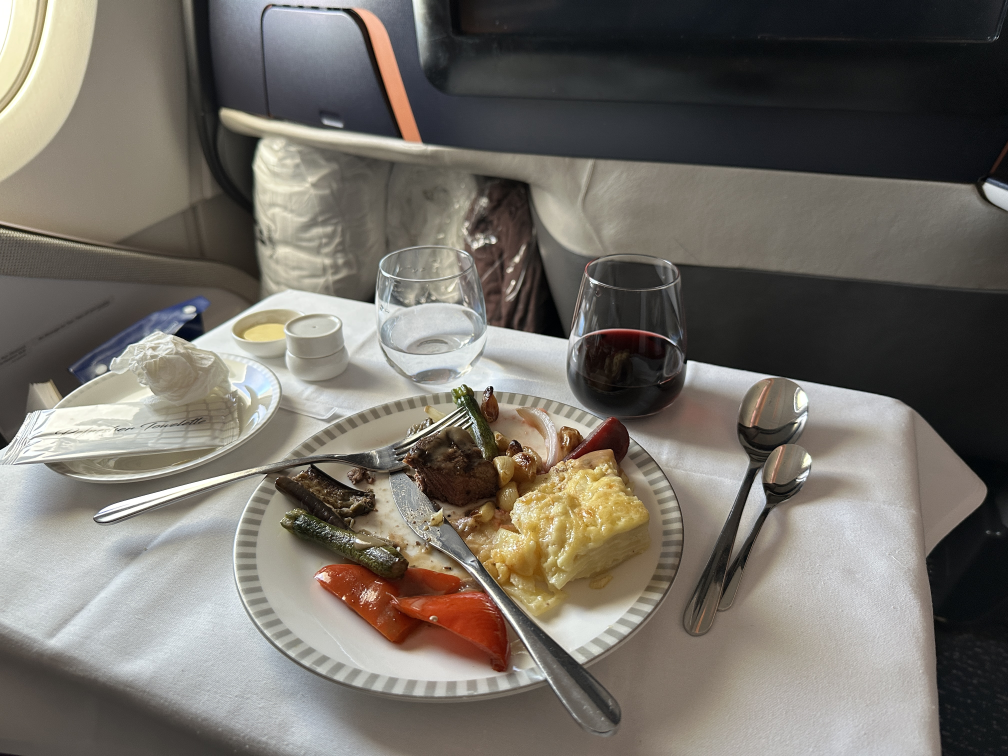
#> input picture data/slides/IMG_3071.JPG, 4032 x 3024 px (shown at 1/4 size); its folder holds 3 pictures in this run
$ python test_up_down_fold_simple.py
#> lines starting #> are read from the running program, lines starting #| are printed output that depends on the picture
### slideshow/transitions/origami_fold_up_down.py
# slideshow/transitions/origami_fold_up_down.py
import math
import numpy as np
import moderngl
from slideshow.transitions.origami_frame_transition import OrigamiFrameTransition
from slideshow.transitions.origami_render import generate_full_screen_mesh_x
from slideshow.transitions.origami_render import generate_full_screen_mesh_y


class UpDownFold(OrigamiFrameTransition):
    """
    Base class for up/down vertical origami-style folds.
    Provides shared rendering methods for Phase 1 (fold) and Phase 2 (unfold).
    """

    def __init__(self, direction="up", **kwargs):
        super().__init__(**kwargs)
        self.direction = direction  # "up" or "down"

    def get_requirements(self):
        return ["moderngl", "pillow", "numpy", "ffmpeg"]

    # ---- Phase 1: fold top/bottom half of from_img forward ----
    # [199 lines left out: functions render_phase1_frames, _phase1_vertex_shader, _phase1_fragment_shader, render_phase2_frames, not called in this run]


    def __repr__(self):
        return f"<UpDownFold direction={self.direction} duration={self.duration}s fps={self.fps}>"


class OrigamiFoldUp(UpDownFold):
    def __init__(self, **kwargs):
        super().__init__(direction="up", **kwargs)

# in slideshow/transitions/origami_fold_up_down.py

class OrigamiFoldDown(UpDownFold):
    def __init__(self, **kwargs):
        super().__init__(direction="down", **kwargs)

    # [122 lines left out: function render_phase2_frames, not called in this run]

### test_up_down_fold_simple.py
#!/usr/bin/env python3
"""
Simple test script for up_down_fold.py transition.
Tests with the first 4 slides using a quick demo.
"""

import os
import sys
from pathlib import Path

# Add project root to path
project_root = Path(__file__).parent
sys.path.insert(0, str(project_root))

def test_basic_functionality():
    """Test basic import and instantiation."""
    try:
        from slideshow.transitions.origami_fold_up_down import UpDownFold

        # Test both directions
        fold_down = UpDownFold(direction="down")
        fold_up = UpDownFold(direction="up")

        print("✅ Successfully imported and created UpDownFold instances")
        print(f"  - Fold Down: {fold_down.__class__.__name__} (direction: {fold_down.direction})")
        print(f"  - Fold Up: {fold_up.__class__.__name__} (direction: {fold_up.direction})")

        # Test requirements
        requirements = fold_down.get_requirements()
        print(f"  - Requirements: {requirements}")

        return True

    except Exception as e:
        print(f"❌ Import/instantiation failed: {e}")
        import traceback
        traceback.print_exc()
        return False

def test_with_sample_images():
    """Test with actual image files."""
    from slideshow.transitions.origami_fold_up_down import UpDownFold
    from PIL import Image

    # Get first 4 image slides
    slides_dir = project_root / "data" / "slides"
    image_files = []

    for file in sorted(slides_dir.iterdir()):
        if file.suffix.lower() in ['.jpg', '.jpeg', '.png']:
            image_files.append(file)
            if len(image_files) >= 4:
                break

    if len(image_files) < 2:
        print("❌ Need at least 2 image files for testing")
        return False

    print(f"\n📸 Found {len(image_files)} test images:")
    for i, img_file in enumerate(image_files):
        print(f"  {i+1}. {img_file.name}")

    try:
        # Load first two images for testing
        print(f"\n🔄 Loading images...")
        img1 = Image.open(image_files[0]).convert('RGB')
#> img1 is the input picture: PIL image 4032x3024 RGB; mean R, G, B 115.8, 110.9, 103.5
        img2 = Image.open(image_files[1]).convert('RGB')
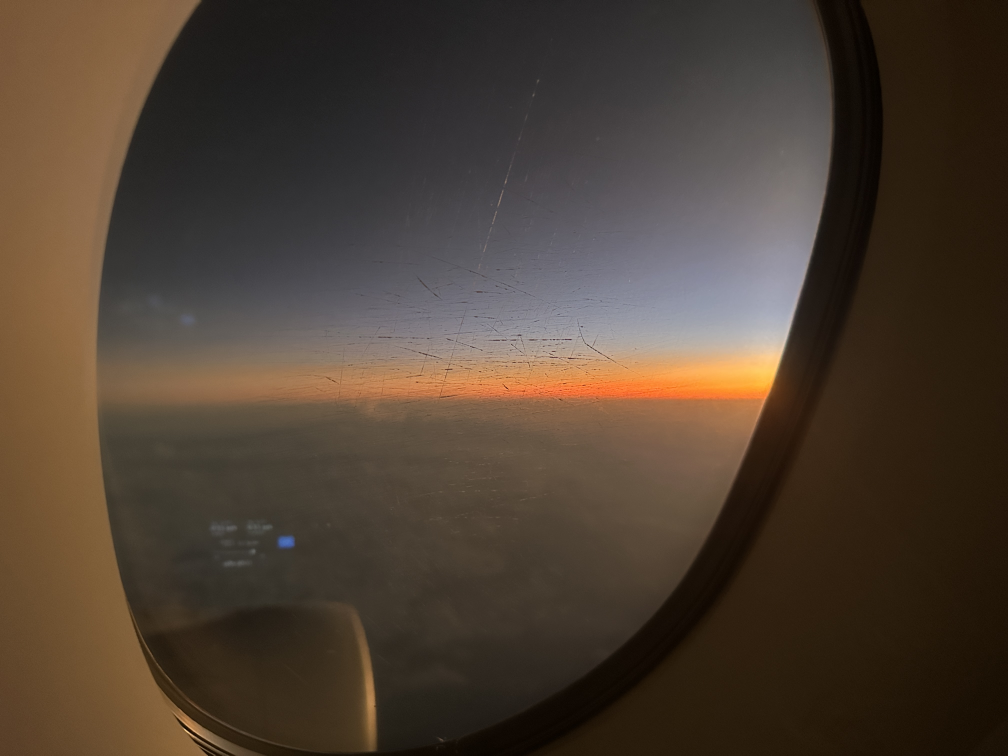
#> input picture data/slides/IMG_3073.JPG, 4032 x 3024 px (shown at 1/4 size)
#> img2 is the input picture: PIL image 4032x3024 RGB; mean R, G, B 77.1, 63.3, 50.6

        # Resize to reasonable size for testing
        test_size = (640, 360)  # Smaller for faster testing
        img1 = img1.resize(test_size)
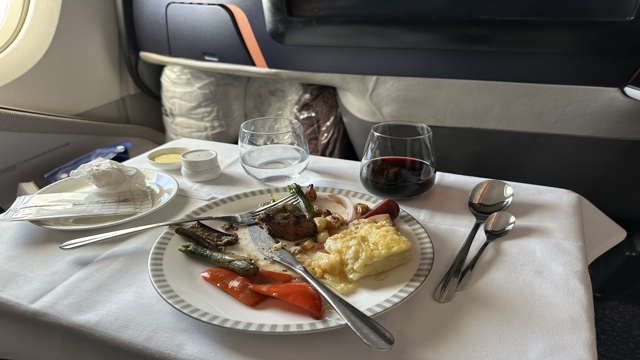
#> img1: PIL image 640x360 RGB; mean R, G, B 115.8, 110.9, 103.5
        img2 = img2.resize(test_size)
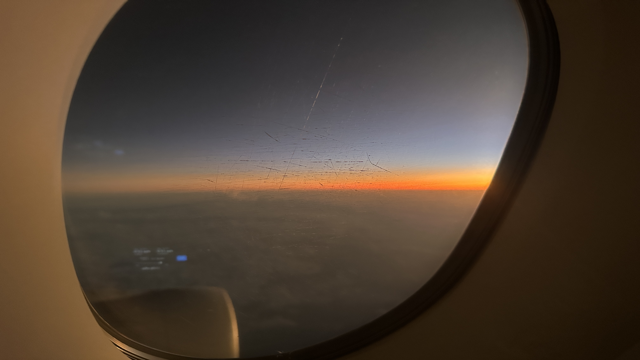
#> img2: PIL image 640x360 RGB; mean R, G, B 77.1, 63.3, 50.6

        print(f"  - Image 1: {img1.size} {img1.mode}")
#|   - Image 1: (640, 360) RGB
        print(f"  - Image 2: {img2.size} {img2.mode}")
#|   - Image 2: (640, 360) RGB

        # Test fold down transition
        print(f"\n🔽 Testing fold DOWN transition...")
        fold_down = UpDownFold(direction="down", duration=1.0, fps=15)  # Fast test

        try:
            frames_down = fold_down.generate_frames(img1, img2)
            print(f"  ✅ Generated {len(frames_down)} frames for fold down")
        except Exception as e:
            print(f"  ❌ Fold down failed: {e}")
            return False

        # Test fold up transition
        print(f"\n🔼 Testing fold UP transition...")
        fold_up = UpDownFold(direction="up", duration=1.0, fps=15)  # Fast test

        try:
            frames_up = fold_up.generate_frames(img2, img1)  # Reverse order
            print(f"  ✅ Generated {len(frames_up)} frames for fold up")
        except Exception as e:
            print(f"  ❌ Fold up failed: {e}")
            return False

        print(f"\n🎉 All basic tests passed!")
        return True

    except Exception as e:
        print(f"❌ Image testing failed: {e}")
        import traceback
        traceback.print_exc()
        return False

def main():
    """Run all tests."""
    print("🧪 UpDownFold Transition - Quick Test")
    print("=" * 40)

    # Test 1: Basic functionality
    print("Test 1: Basic Import & Instantiation")
    if not test_basic_functionality():
        return

    # Test 2: With sample images
    print("\nTest 2: Sample Image Processing")
    if not test_with_sample_images():
        return

    print("\n" + "=" * 40)
    print("🎉 ALL TESTS COMPLETED SUCCESSFULLY!")
    print("The up_down_fold.py transition is working correctly.")

if __name__ == "__main__":
    main()
